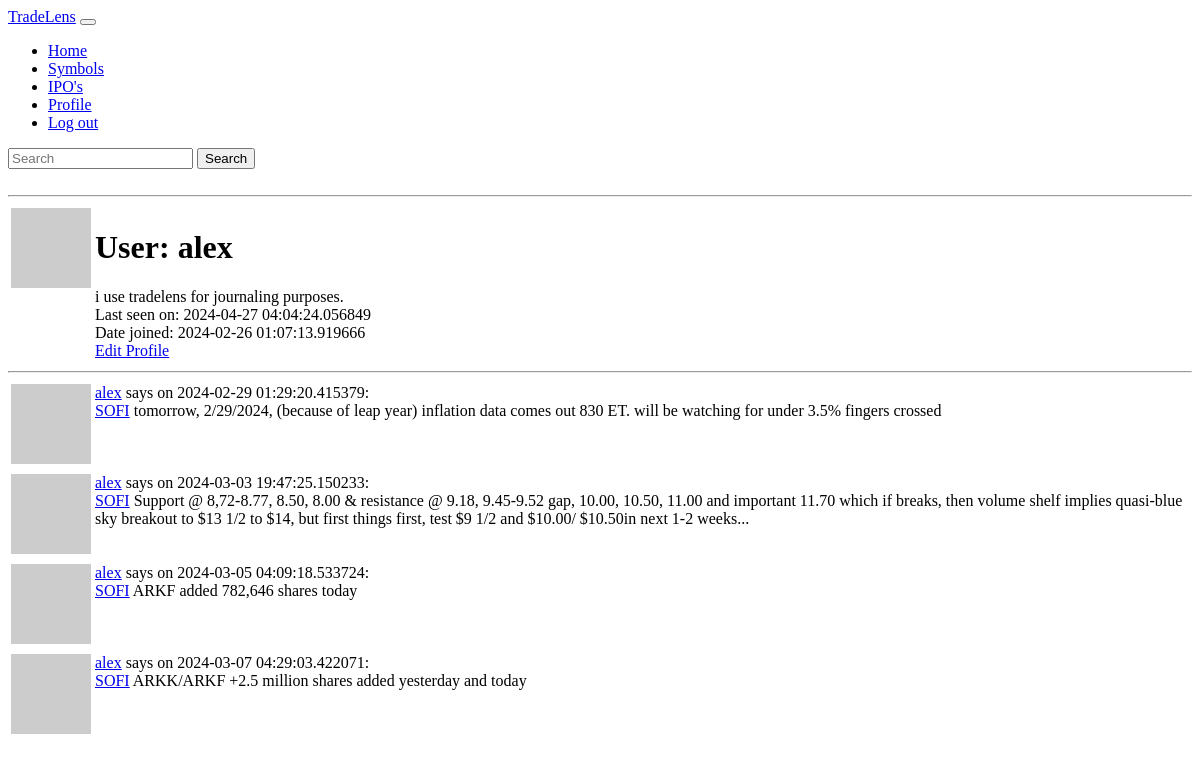
/user/alex (signed in), run on an earlier commit of the app's database.
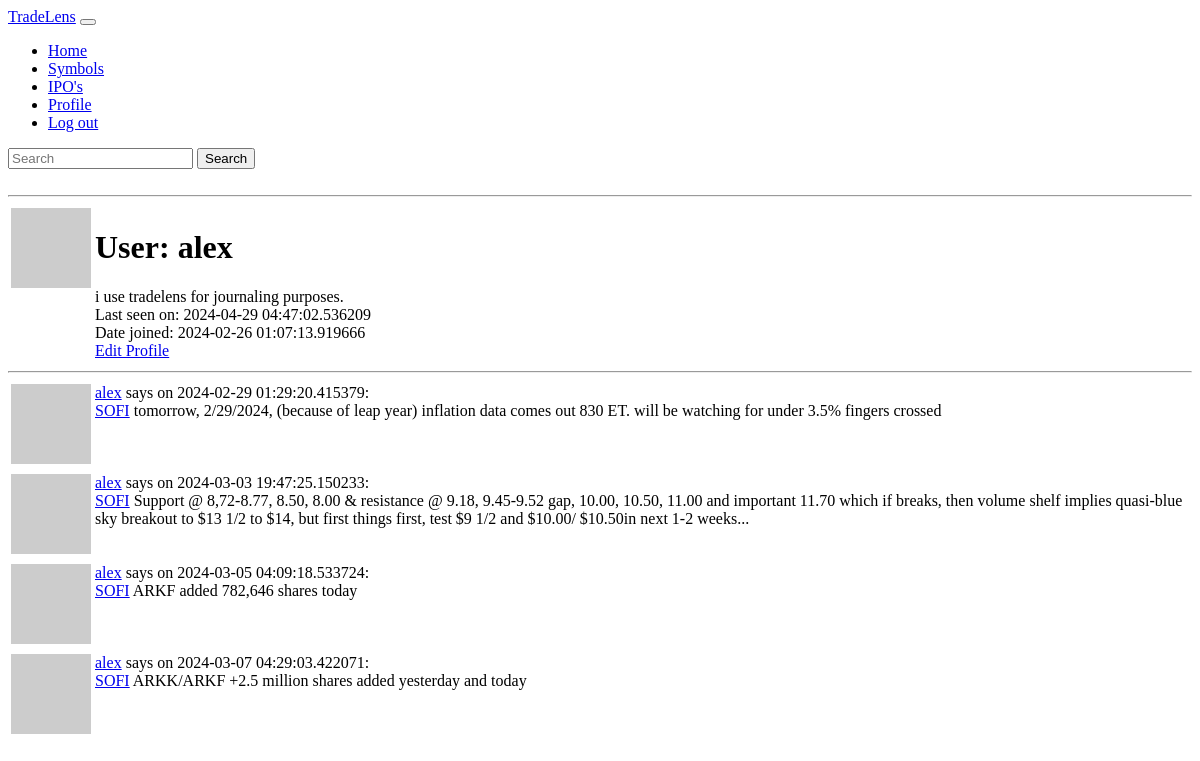
And on a later commit of the database.
### app/models.py (models this page shows, shortened)
class User(db.Model, UserMixin):
    id: so.Mapped[int] = so.mapped_column(primary_key=True)
    username: so.Mapped[str] = so.mapped_column(sa.String(64), index=True, unique=True)
    email: so.Mapped[str] = so.mapped_column(sa.String(120), index=True, unique=True)
    password_hash: so.Mapped[Optional[str]] = so.mapped_column(sa.String(256))
    about_me: so.Mapped[Optional[str]] = so.mapped_column(sa.String(200))
    last_seen: so.Mapped[Optional[datetime]] = so.mapped_column(default=lambda: datetime.now(timezone.utc))
    date_joined: so.Mapped[Optional[datetime]] = so.mapped_column(index=True, default=lambda: datetime.now(timezone.utc))
    posts: so.WriteOnlyMapped['Post'] = so.relationship(back_populates='author')
    watching = db.relationship('Stocks', secondary=watchlist, backref='watchers')
    def avatar(self, size):
        digest = md5(self.email.lower().encode('utf-8')).hexdigest()
        return f'https://www.gravatar.com/avatar/{digest}?d=identicon&s={size}'  # url of user's avatar image
    following: so.WriteOnlyMapped['User'] = so.relationship(
        secondary=followers,
        primaryjoin=(followers.c.follower_id == id),
        secondaryjoin=(followers.c.following_id == id),
        back_populates='followers'
    )
    followers: so.WriteOnlyMapped['User'] = so.relationship(
        secondary=followers,
        primaryjoin=(followers.c.following_id == id),
        secondaryjoin=(followers.c.follower_id == id),
        back_populates='following'
    )

class Post(db.Model):
    id: so.Mapped[int] = so.mapped_column(primary_key=True)
    title: so.Mapped[str] = so.mapped_column(sa.String(10), index=True)
    content: so.Mapped[str] = so.mapped_column(sa.Text())
    timestamp: so.Mapped[datetime] = so.mapped_column(index=True, default=lambda: datetime.now(timezone.utc))
    user_id: so.Mapped[int] = so.mapped_column(sa.ForeignKey(User.id), index=True)  # foreign key to link user_id which refers to the primary key id from the User model
    author: so.Mapped[User] = so.relationship(back_populates='posts')

### app/routes.py (the view)
@app.route('/user/<username>')
@login_required
def user(username):
    user = User.query.filter_by(username=username).first_or_404()
    form = EmptyForm()
    posts = Post.query.order_by(Post.timestamp).where(Post.user_id == user.id)
    return render_template('user.html', title=f'{user.username}', user=user, posts=posts, form=form)

### app/forms.py
class EmptyForm(FlaskForm):
    submit = SubmitField('Submit')

class SearchForm(FlaskForm):
    searched = StringField("Searched", validators=[DataRequired()])  # name="searched" attribute, in form of navbar.html
    submit = SubmitField("Submit")

### app/models.py (called while the page is built)
@login_manager.user_loader
def load_user(id):  # Flask-Login passes id argument as string
    return db.session.get(User, int(id))

### app/routes.py (called while the page is built)
@app.before_request
def before_request():
    if current_user.is_authenticated:  # if current_user is logged in
        current_user.last_seen = datetime.now(timezone.utc)  # set last seen field to current time
        db.session.commit()

@app.context_processor
def base():
    form = SearchForm()
    return dict(form=form)

### app/templates/user.html
{% extends 'base.html' %}
{% block content %}
    <table>
        <tr valign="top">
            <td><img src="{{ user.avatar(128) }}" alt=""></td>
            <td>
                <h1>User: {{ user.username }}</h1>
                {% if user.about_me %} {{ user.about_me }} {% endif %} <br>
                {% if user.last_seen %} Last seen on: {{ user.last_seen }} {% endif %} <br>
                {% if user.date_joined %} Date joined: {{ user.date_joined }} {% endif %} <br>
                {% if user == current_user %}
                    <a href="{{ url_for('edit_profile') }}">Edit Profile</a>
                {% elif not current_user.is_following(user) %}
                    <form action="{{ url_for('follow', username=user.username) }}" method="post">
                        {{ form.hidden_tag() }}
                        {{ form.submit(value='Follow')}}
                    </form>
                {% else %}
                    <form action="{{ url_for('unfollow', username=user.username) }}" method="post">
                        {{ form.hidden_tag() }}
                        {{ form.submit(value='Unfollow')}}
                    </form>
                {% endif %}
            </td>
        </tr>
    </table>
    <hr>
    {% for post in posts %}
        {% include '_post.html' %}
    {% endfor %}
{% endblock %}

### app/templates/base.html (shortened to what this page needs)
<!doctype html>
<html lang="en">
    <head>
    </head>
    <body>
        {% include 'navbar.html' %}
        <br/> <hr>
        {% block content %}
        {% endblock %}
    </body>
</html>

### app/templates/navbar.html (shortened to what this page needs)
<nav class="navbar navbar-expand-lg bg-body-tertiary">
    <div class="container-fluid">
        <a class="navbar-brand" href="{{ url_for('index') }}">TradeLens</a>
        <button class="navbar-toggler" type="button" data-bs-toggle="collapse" data-bs-target="#navbarSupportedContent"
            aria-controls="navbarSupportedContent" aria-expanded="false" aria-label="Toggle navigation">
        </button>
        <div class="collapse navbar-collapse" id="navbarSupportedContent">
            <ul class="navbar-nav me-auto mb-2 mb-lg-0">
                <li class="nav-item">
                    <a class="nav-link" href=" {{ url_for('index') }}">Home</a>
                </li>
                <li class="nav-item">
                    <a class="nav-link" href=" {{ url_for('symbol_main') }}">Symbols</a>
                </li>
                <li class="nav-item">
                    <a class="nav-link" href=" {{ url_for('ipos') }}">IPO's</a>
                </li>
                {% if current_user.is_anonymous %}
                <li class="nav-item">
                    <a class="nav-link" href=" {{ url_for('login') }}">Log in</a>
                </li>
                {% else %}
                <li class="nav-item">
                    <a class="nav-link" href=" {{ url_for('user', username=current_user.username) }}">Profile</a>
                </li>
                <li class="nav-item">
                    <a class="nav-link" href=" {{ url_for('logout') }}">Log out</a>
                </li>
                {% endif %}
            </ul>
            <form method="POST" action="{{ url_for('search') }}" class="d-flex" role="search">
                <input class="form-control me-2" type="search" placeholder="Search" aria-label="Search", name="searched">
                <button class="btn btn-outline-success" type="submit">Search</button>
            </form>
        </div>
    </div>
</nav>

### app/templates/_post.html
<table>
    <tr valign="top">
        <td><img src="{{ post.author.avatar(36) }}" alt=""></td>
        <td><a href="{{ url_for('user', username=post.author.username) }}">{{ post.author.username }}</a>
            says on {{ post.timestamp }}: <br>
            <a href="{{ url_for('symbol', symbol=post.title) }}">{{ post.title }}</a>
            {{ post.content }} <br>
        </td>
    </tr>
</table>

What changed in the data, as far as the page shows it:
changed User "alex": last_seen "2024-04-27 04:04:24.056849" → "2024-04-29 04:47:02.536209"
